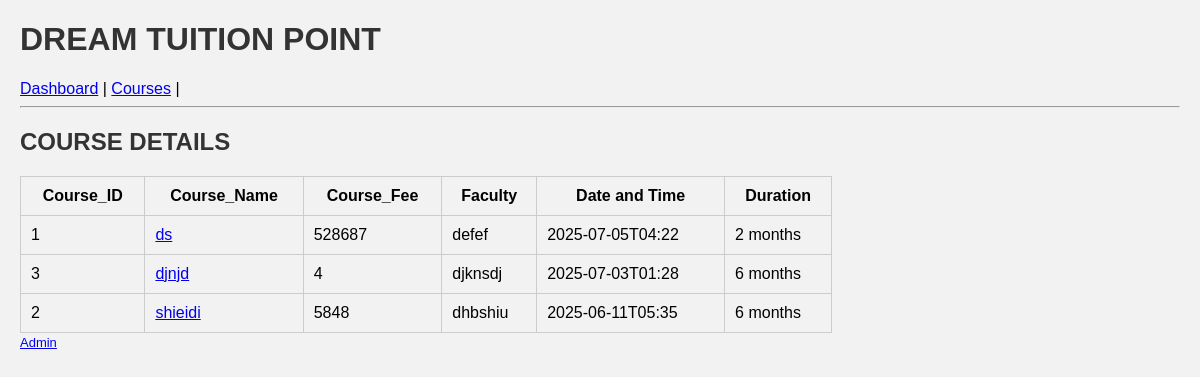
The page /available_courses on the database as committed earlier.
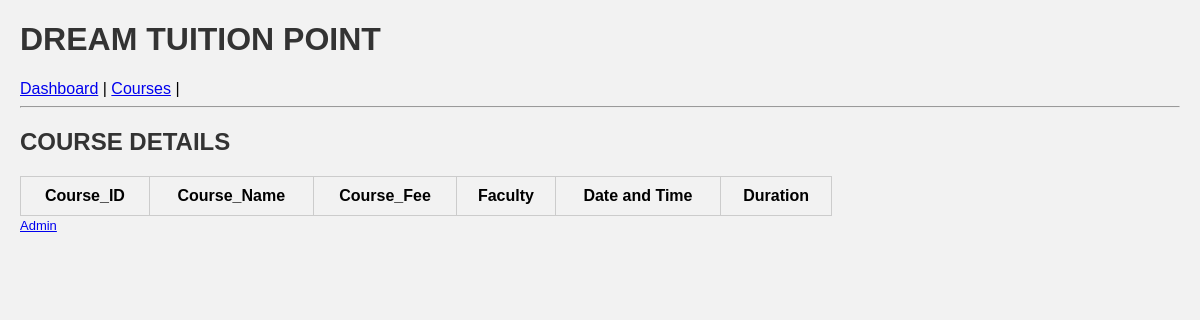
The same page on the database as committed later.
### tables this page shows
CREATE TABLE courses (
    course_id int PRIMARY KEY,
    course_name TEXT NOT NULL,
    fees INTEGER NOT NULL,
    faculty_name TEXT NOT NULL,
    datetime_value TEXT NOT NULL,
    duration TEXT NOT NULL
);

### app.py (the view)
@app.route('/available_courses')
def available_courses():
    conn = sqlite3.connect('database.db')
    cur = conn.cursor()
    cur.execute("SELECT * FROM courses")
    courses = cur.fetchall()
    conn.close()
    return render_template('student/courses.html', courses=courses)

### app.py (called while the page is built)
@app.before_request
def set_role():
    session.setdefault('role', 'student')  # or 'student'

### templates/student/courses.html
{% extends "layout.html" %}
{% block content %}
<h2>COURSE DETAILS</h2>
<table border="1">
    <tr>
        <th>Course_ID</th>
        <th>Course_Name</th>
        <th>Course_Fee</th>
        <th>Faculty</th>
        <th>Date and Time</th>
        <th>Duration</th>
    </tr>
    {% for course in courses %}
    <tr>
        <td>{{ course[0] }}</td>
        <td><a href="{{ url_for('course_details', course_id=course[0]) }}">{{ course[1] }}</a></td>
        <td>{{ course[2] }}</td>
        <td>{{ course[3] }}</td>
        <td>{{ course[4] }}</td>
        <td>{{ course[5] }}</td>
    </tr>
    {% endfor %}
</table>
{% endblock %}

Rows that differ between the two databases and show on the page:
removed courses: course_id "1", course_name "ds", fees "528687", faculty_name "defef", datetime_value "2025-07-05T04:22", duration "2 months"
removed courses: course_id "3", course_name "djnjd", fees "4", faculty_name "djknsdj", datetime_value "2025-07-03T01:28", duration "6 months"
removed courses: course_id "2", course_name "shieidi", fees "5848", faculty_name "dhbshiu", datetime_value "2025-06-11T05:35", duration "6 months"
